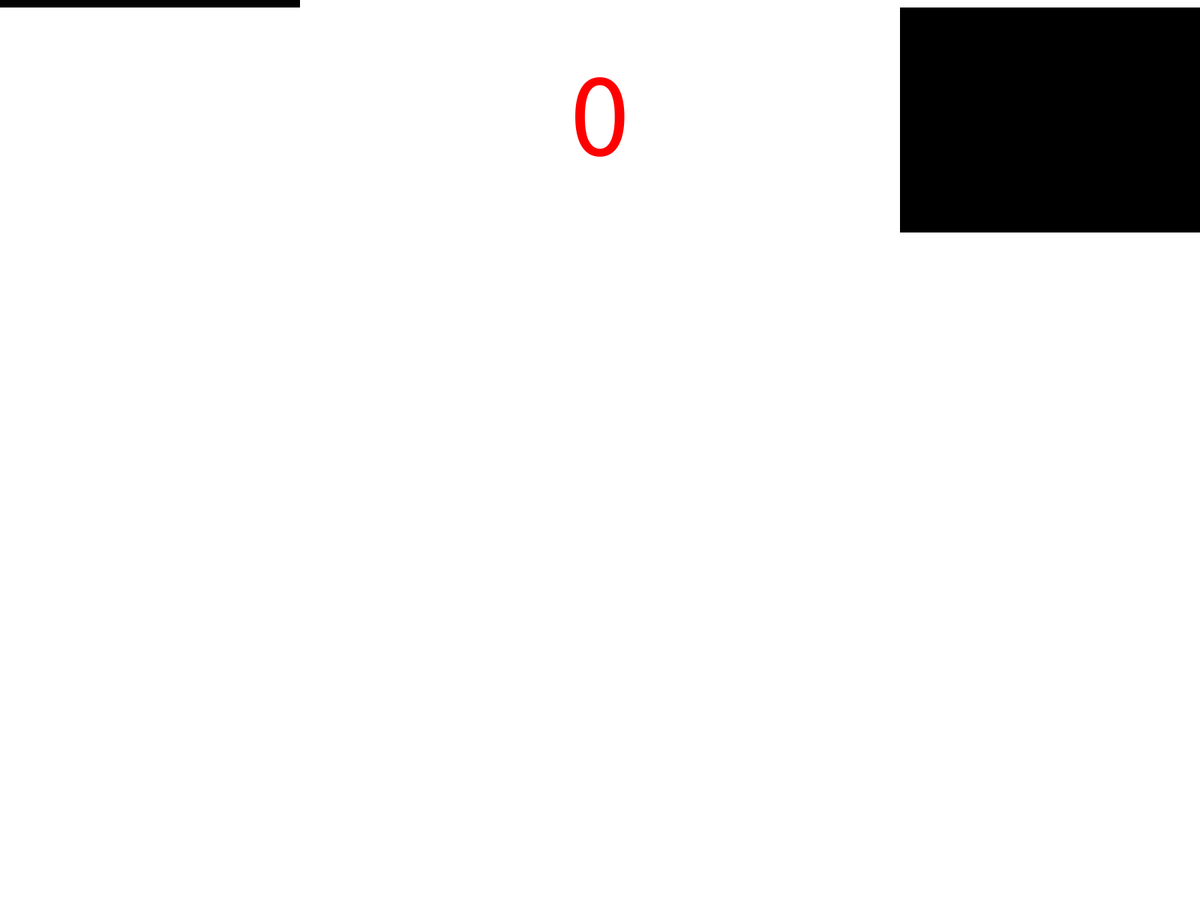
Frame 1 (no input)
Frame 60 (the mouse pressed at the canvas centre just before this capture): identical to frame 1, image omitted
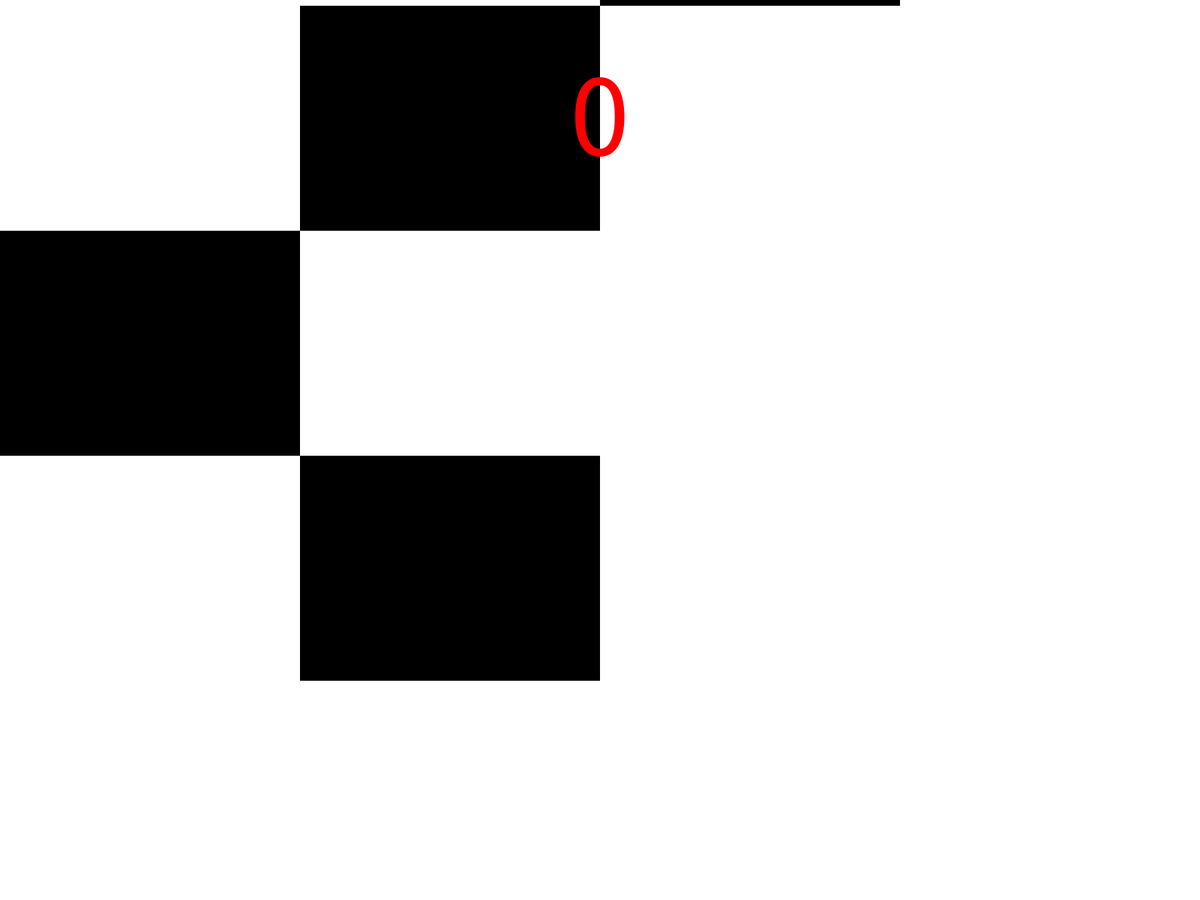
Frame 120 (the mouse held since frame 60 and released just before this capture)

The Processing sketch that drew these frames (run headless with seeded random() and noise(); from frame 60 on, the mouse is pressed at the canvas centre):

// Processing sketch: main
// ── main.pde
Tiles[] tiles = new Tiles[5];
float speed;
int last, score, lowestTile;
boolean gameOver, onPress;

void setup(){
  for(int i = 0; i< tiles.length; i++){
    tiles[i] = new Tiles();
    tiles[i].y += tiles[i].sizeY*(i-3);
  }
  score = 0;
  speed = 10;
  last = -1;
  lowestTile = 4;
  gameOver = true;
  onPress = true;
  
  // default setting
  noStroke();
  // android
  fullScreen();
  // on desktop
  //size(400, 700);
  textAlign(CENTER, CENTER);
}

void draw(){
  background(255);
  for(int i=0; i<tiles.length; i++){
    tiles[i].update(i);
    tiles[i].show();
  }
  
  fill(255,0,0);
  textSize(width/10);
  text(score, width/2, height/8);
  
  if(mousePressed){
    if(gameOver && !onPress){
      setup();
      gameOver = false;
      onPress = true;
    }
    if(mouseX>tiles[lowestTile].x && mouseX<(tiles[lowestTile].x+tiles[lowestTile].sizeX) && !gameOver){
      score += 1;
      tiles[lowestTile].pressed = true;
      onPress = true;
      if(lowestTile>0){
        lowestTile -= 1;
      } else {
        lowestTile = 4;
      }
    } else if(!onPress) {
      gameOver = true;
      onPress = true;
    }
  } else if(onPress) {
    onPress = false;
  }
  
  if(!gameOver){
    speed += 0.01;
  } else {
    speed = 0;
  }
}

// ── Tiles.pde
class Tiles{
  float sizeX, sizeY, x, y;
  int pos;
  boolean pressed;
  boolean lowest;
  
  Tiles(){
    sizeX = width/4;
    sizeY = height/4;
  
    pos = int(random(4));
    while(pos==last){
      pos = int(random(4));
    }
    last = pos;
  
    x = pos*sizeX;
    y = -sizeY;
    
    pressed = false;
  }

  void update(int i){
    this.y += speed;
    if(y>=height){
      if(pressed){
        tiles[i] = new Tiles();
      } else {
        gameOver = true;
      }
    }
  }
  
  void show(){
    if(pressed){
      fill(200);
    } else {
      fill(0);
    }
    rect(x, y, sizeX, sizeY);
  }
}
